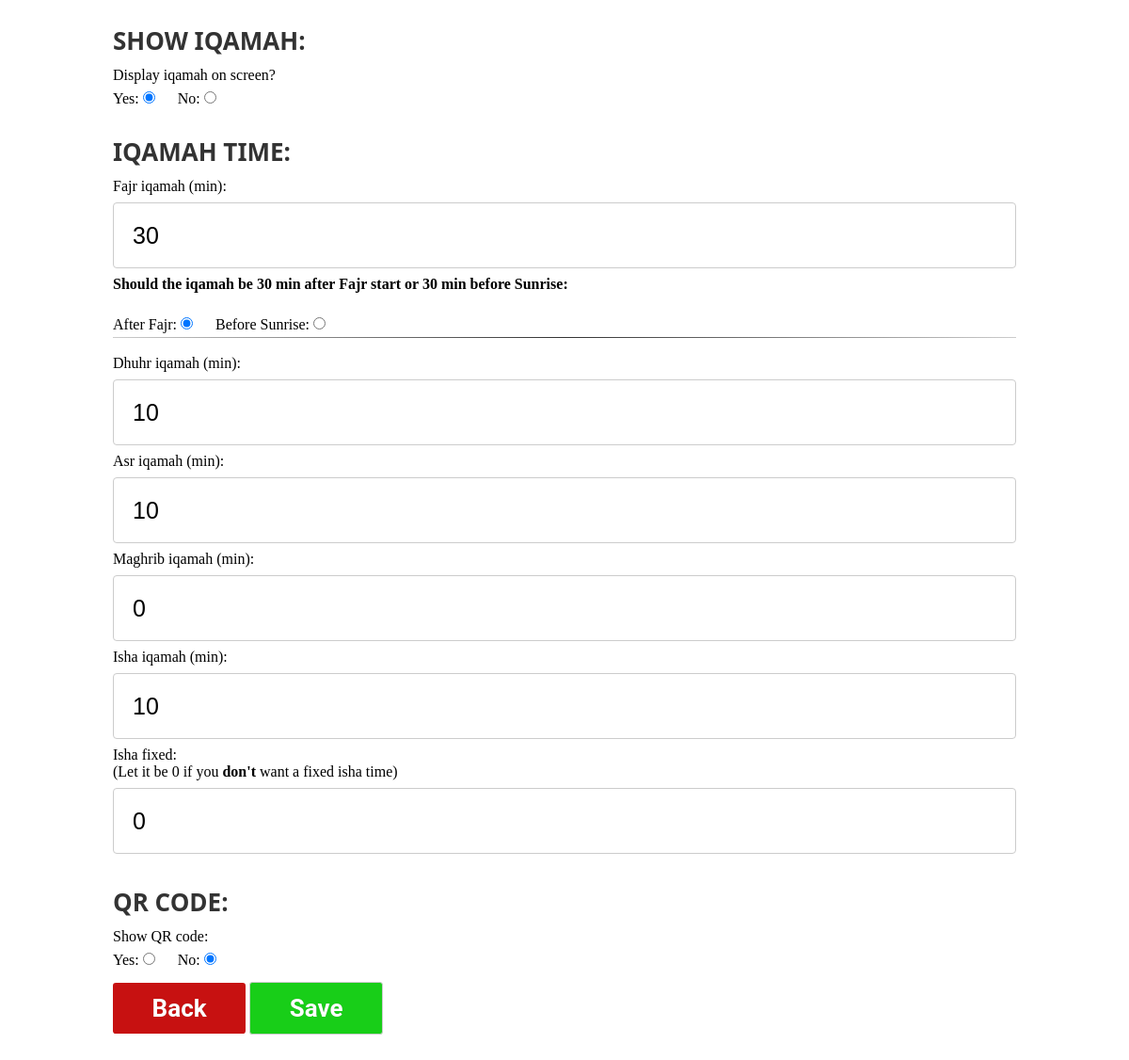
The page /settings on the database its author committed.
### tables this page shows
CREATE TABLE settings (fajr_iqamah text, dhuhr_iqamah text, asr_iqamah text, maghrib_iqamah text, isha_iqamah text, iqamah_on text, id INTEGER, qrcode, isha_fixed text, fajr_iqamah_before_sunrise text);

### app.py (the view)
@app.route( '/settings' )
def settings():
    settings =  get_settings()
    print(settings['fajr_iqamah_before_sunrise'])
    return render_template( 'settings.html' , settings = settings )

### templates/settings.html (shortened to what this page needs)
{% extends 'layout/layout.html' %}
{% block content %}
<div class="container_padding">
    <form action="/save/settings" method="POST">
        <h1 class="title left">Show Iqamah:</h1>
        <span>Display iqamah on screen?</span><br>
        <label for="iqamah_true">Yes:</label>
        <input style="text-align:left; width: auto; height:auto; margin-right: 20px;" required id="iqamah_true" value="true"  {% if settings['iqamah_on'] == 'true'%}checked{% endif%} type="radio" name="iqamah_on" >
        <label for="iqamah_false">No:</label>
        <input style="text-align:left; width: auto; height:auto;" required id="iqamah_false" value="false"  {% if settings['iqamah_on'] == 'false'%}checked{% endif%}  type="radio" name="iqamah_on" >
        <br>
        <h1 class="title left">Iqamah time:</h1>
        <label for="fajr_iqamah">Fajr iqamah (min):</label>
        <input type="number" id="fajr_iqamah" required min="0" max="120" name="fajr_iqamah" placeholder="Fajr Iqamah" value="{{settings['fajr_iqamah']}}">
        <p for="fajr_iqamah"><b>Should the iqamah be {{settings['fajr_iqamah']}} min after Fajr start or {{settings['fajr_iqamah']}} min before Sunrise:</b></p><br>
        <label for="fajr_true">After Fajr:</label>
        <input style="text-align:left; width: auto; height:auto; margin-right: 20px;" required id="fajr_false" value="false" type="radio" {% if settings['fajr_iqamah_before_sunrise'] == 'false'%}checked {%endif%} name="fajr_iqamah_before_sunrise" >
        <label for="fajr_false">Before Sunrise:</label>
        <input style="text-align:left; width: auto; height:auto;" required id="fajr_true" value="true" type="radio" {% if settings['fajr_iqamah_before_sunrise'] == 'true'%}checked {%endif%} name="fajr_iqamah_before_sunrise" >
        <br>
        <hr>
        <br>
        <label for="dhuhr_iqamah">Dhuhr iqamah (min):</label>
        <input type="number" id="dhuhr_iqamah" required  min="0" max="120" name="dhuhr_iqamh" placeholder="Dhuhr Iqamah" value="{{settings['dhuhr_iqamah']}}">
        <label for="asr_iqamah">Asr iqamah (min):</label>
        <input type="number" id="asr_iqamah"  required min="0" max="120" name="asr_iqamah" placeholder="Asr Iqamah" value="{{settings['asr_iqamah']}}">
        <label for="maghrib_iqamah">Maghrib iqamah (min):</label>
        <input type="number" id="maghrib_iqamah" required min="0" max="120" name="maghrib_iqamah" placeholder="Maghrib iqamah" value="{{settings['maghrib_iqamah']}}">
        <label for="isha_iqamah">Isha iqamah (min):</label>
        <input type="number" id="isha_iqamah" required  min="0" max="120" name="isha_iqamah" placeholder="Isha iqamah" value="{{settings['isha_iqamah']}}">
        <label for="isha_fixed">Isha fixed:<br><span>(Let it be 0 if you <b>don't</b> want a fixed isha time)</span></label>
        <input type="text" required id="isha_fixed" name="isha_fixed" placeholder="Isha fixed" value="{{settings['isha_fixed']}}">
        <h1 class="title left">QR code:</h1>
        <p for="fajr_iqamah">Show QR code:</p>
        <label for="qr_true">Yes:</label>
        <input style="text-align:left; width: auto; height:auto; margin-right: 20px;" required id="qr_true" value="true"  {% if settings['qrcode'] == 'true'%}checked{% endif%} type="radio" name="qrcode" >
        <label for="qr_false">No:</label>
        <input style="text-align:left; width: auto; height:auto;" required id="qr_false" value="false"  {% if settings['qrcode'] == 'false'%}checked{% endif%}  type="radio" name="qrcode" >
        <br>
        <a class="back" href="/">Back</a>
        <input type="submit" class="save"  value="Save"><br><br><br>
    </form>
</div>
{% endblock %}

### templates/layout/layout.html (shortened to what this page needs)
<!DOCTYPE html>
<html lang="en" encoding="utf-8">
<head>
    <link rel="stylesheet" href="{{url_for('static', filename='css/styles.css')}}">
</head>
<body>
    {% block content %}{% endblock %}
</body>
</html>

### static/css/styles.css (style rules this page uses)
* { margin: 0; padding: 0; border: 0; outline: 0; box-sizing: border-box; }
.title { text-align: center; font-family: 'Segoe UI', Tahoma, Geneva, Verdana, sans-serif; margin: 25px 0px 10px 0px; color:#333; text-transform: uppercase; font-size: 26px; }
.save { cursor: pointer; width: auto !important; height: auto !important; background-color: rgb(24, 206, 24); display:inline-block; color: white !important; padding:0.46em 1.6em; margin: 1% auto 1% auto; border-radius:0.12em; font-size: 26px; box-sizing: border-box; text-decoration:none; font-family:'Roboto',sans-serif; font-weight:700; color:#242424; text-shadow: 0 0.004em 0.004em rgba(0,0,0,0.35); transition: all 0.6s; }
.back { background-color: rgb(199, 17, 17); display:inline-block; color: white !important; padding:0.46em 1.6em; margin: 1% auto 1% auto; border-radius:0.12em; font-size: 26px; box-sizing: border-box; text-decoration:none; font-family:'Roboto',sans-serif; font-weight:700; color:#242424; text-shadow: 0 0.004em 0.004em rgba(0,0,0,0.35); transition: all 0.6s; }
.left { text-align: left !important; }
hr { border: 0; height: 1px;background: #333;background-image: linear-gradient(to right, #ccc, #333, #ccc); }
input { width: 100%; height:70px; padding: 12px 20px; margin: 8px 0; display: inline-block; border: 1px solid #ccc; border-radius: 4px; box-sizing: border-box; font-size: 25px; }
@media only screen and (min-width: 1000px) { .container_padding { padding-right: 10%; padding-left: 10%; margin-right: auto !important; margin-left: auto; } }

### rows shown on the page
settings: iqamah_on "☑ Yes:", iqamah_on "☐ No:", fajr_iqamah "30", fajr_iqamah_before_sunrise "☑ Before Sunrise:", fajr_iqamah_before_sunrise "☐ After Fajr:", dhuhr_iqamh "10", asr_iqamah "10", maghrib_iqamah "0", isha_iqamah "10", isha_fixed "0", qrcode "☐ Yes:", qrcode "☑ No:"
